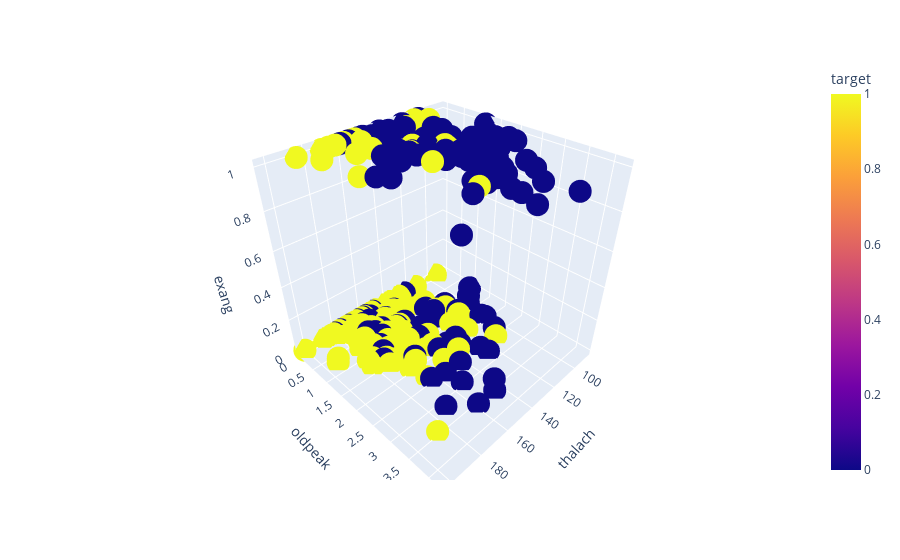

The notebook cell saved with this chart:
### Code cell
fig2 = px.scatter_3d(heart_df, x='thalach', y='oldpeak', z='exang', color='target')
fig2.show()

### Figure 1 — Plotly figure (JSON) as saved in the notebook; plotly's stock layout.template omitted (floating-point values rounded to 4 significant figures; data arrays with more than 128 entries replaced by an {"elided": "..."} marker saying what was removed)
{"data": [{"hovertemplate": "thalach=%{x}<br>oldpeak=%{y}<br>exang=%{z}<br>target=%{marker.color}<extra></extra>", "legendgroup": "", "marker": {"color": {"elided": "964 int values"}, "coloraxis": "coloraxis", "symbol": "circle"}, "mode": "markers", "name": "", "scene": "scene", "showlegend": false, "type": "scatter3d", "x": {"elided": "964 int values"}, "y": {"elided": "964 float values"}, "z": {"elided": "964 int values"}}], "layout": {"coloraxis": {"colorbar": {"title": {"text": "target"}}, "colorscale": [[0, "#0d0887"], [0.1111, "#46039f"], [0.2222, "#7201a8"], [0.3333, "#9c179e"], [0.4444, "#bd3786"], [0.5556, "#d8576b"], [0.6667, "#ed7953"], [0.7778, "#fb9f3a"], [0.8889, "#fdca26"], [1, "#f0f921"]]}, "legend": {"tracegroupgap": 0}, "margin": {"t": 60}, "scene": {"domain": {"x": [0, 1], "y": [0, 1]}, "xaxis": {"title": {"text": "thalach"}}, "yaxis": {"title": {"text": "oldpeak"}}, "zaxis": {"title": {"text": "exang"}}}}}
